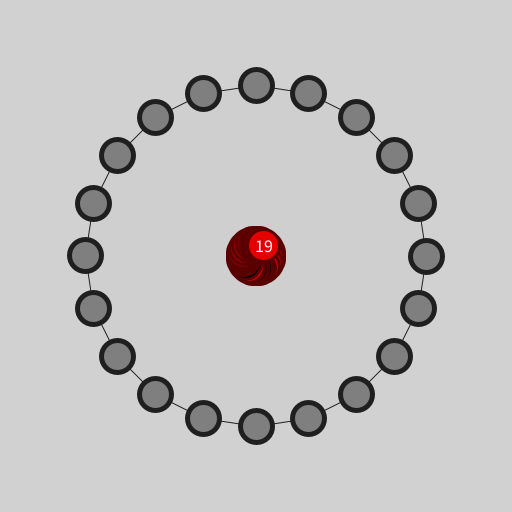
Frame 1 (no input)
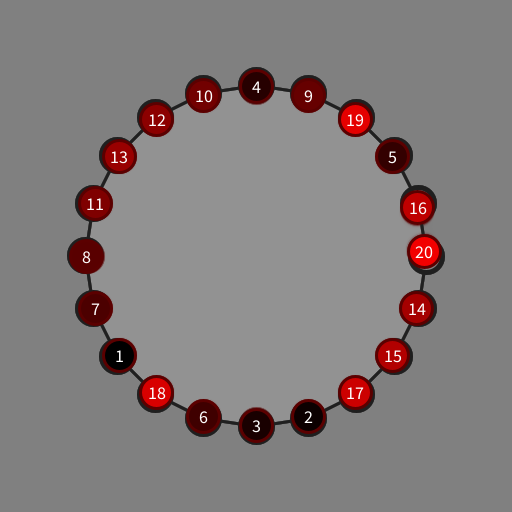
Frame 60 (the mouse pressed at the canvas centre just before this capture)
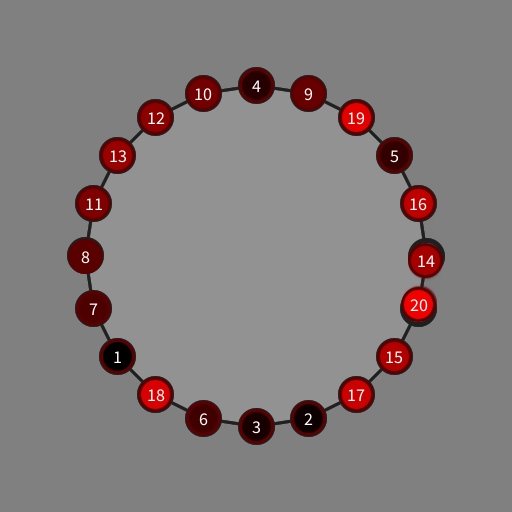
Frame 120 (the mouse held since frame 60 and released just before this capture)

The Processing sketch that drew these frames (run headless with seeded random() and noise(); from frame 60 on, the mouse is pressed at the canvas centre):

// Processing sketch: ANI2012A19_BubbleSort
// ── ANI2012A19_BubbleSort.pde
// ANI2012A19_BubbleSort.pde
// Animation d'un algorithme de tri à bulles qui opère sur une liste de 12 éléments numériques animés en cercle.

import java.util.Collections; // librairie java qui contient la fonction 'shuffle'

// classe de type Ball
class Ball
{
  float positionX;
  float positionY;

  float targetX;
  float targetY;

  int value;

  Ball(float x, float y, int v)
  {
    positionX = x;
    positionY = y;
    value = v;
  }

  void target(float x, float y)
  {
    targetX = x;
    targetY = y;
  }

  void update()
  {
    // converger vers la position de destination
    positionX = positionX + (targetX - positionX) * speed;
    positionY = positionY + (targetY - positionY) * speed;
  }

  void render()
  {
    fill(255.0f / count * (value - 1), 0, 0);
    stroke(91, 0, 0);
    strokeWeight(3);
    ellipse(positionX, positionY, 32, 32);

    fill(255);
    textSize(18);
    text(value, positionX, positionY);
  }
}

// paramètres
int count = 20;
float speed = 0.075f;
float threshold = 1.0f;

// variables
int index;

float centerX;
float centerY;

float angle;
float offset;

float radius;

float timeElapsed;
float timeDelay;
float timeFrame;

ArrayList<Ball> list;

float[][] anchors;

Ball ball;

void setup()
{
  size(512, 512);
  frameRate(60);
  background(255);
  ellipseMode(CENTER);
  textAlign(CENTER, CENTER);

  timeElapsed = 0;
  timeDelay = 0;
  timeFrame = 0;

  // taille relative au canevas
  radius = height / 3.0f;

  // calculer l'angle qui sépare chaque sommet du polygone
  offset = radians(360.0f / count);

  // ramener l'origine du cercle en haut
  angle = offset * 2.0f * -1.0f;

  // calculer la position du centre du polygone
  centerX = width / 2.0f;
  centerY = height / 2.0f;

  // instancier une liste de balles
  list = new ArrayList<Ball>();

  // tableau à deux dimensions contenant les positions x et y des points d'ancrage
  anchors = new float[count][2];

  // calculer les positions x et y des points d'ancrage et les stocker dans le tableau
  for (index = 0; index < count; ++index)
  {
    // calculer la position du point d'ancrage
    anchors[index][0] = centerX + cos(angle) * radius;
    anchors[index][1] = centerY + sin(angle) * radius;

    // incrémenter l'angle pour la prochaine balle
    angle += offset;
  }

  // génération des balles
  for (index = 0; index < count; ++index)
  {
    // instanciation d'une nouvelle balle
    ball = new Ball(centerX, centerY, index + 1);

    // assigner le point d'ancrage correspondant à sa position
    ball.target(anchors[index][0], anchors[index][1]);

    // ajouter la balle à la liste
    list.add(ball);
  }

  // mélanger les balles de la liste
  randomize();
}

void draw()
{
  timeElapsed = (millis() - timeFrame) / 1000.0f;
  timeDelay += timeElapsed;
  timeFrame = millis();

  // estompement progressif du frame précédent
  noStroke();
  fade(92);

  // dessiner un polygone dont chaque sommet est à un des points d'ancrage
  stroke(32);
  fill(192,32);
  beginShape();
  for (index = 0; index < count; ++index)
    vertex(anchors[index][0], anchors[index][1]);
  endShape(CLOSE);

  // dessiner une ellipse grisée à chaque point d'ancrage
  for (index = 0; index < count; ++index)
  {
    fill(127, 127, 127);
    stroke(31);
    strokeWeight(5);
    ellipse(anchors[index][0], anchors[index][1], 32, 32);
  }

  // mise à jour et rendu de chaque balle
  for (index = 0; index < list.size(); ++index)
  {
    ball = list.get(index);
    ball.update();
    ball.render();
  }

  // déclencher périodiquement une itération de l'algorithme de tri
  if (timeDelay > threshold)
  {
    bubbleSort();

    timeDelay -= threshold;
  }
}

// fonction qui permet de mélanger les balles de la liste
void randomize()
{
  // invoquer la fonction utilitaire qui permet de mélanger une collection
  Collections.shuffle(list);

  // faire correspondre les points d'ancrage aux nouvelles positions dans la liste
  for (index = 0; index < count; ++index)
  {
    list.get(index).targetX = anchors[index][0];
    list.get(index).targetY = anchors[index][1];
  }
}

// fonction qui implémente l'algorithme de tri à bulles
void bubbleSort()
{
  Ball temp;

  for (index=0;  index < list.size() - 1;  ++index)
  {
    if (list.get(index).value > list.get(index + 1).value)
    {
      // interchanger les deux balles (swap)
      temp = list.get(index);

      list.set(index, list.get(index + 1));
      list.get(index).targetX = anchors[index][0];
      list.get(index).targetY = anchors[index][1];

      list.set(index + 1, temp);
      list.get(index + 1).targetX = anchors[index + 1][0];
      list.get(index + 1).targetY = anchors[index + 1][1];

      println("swap ball " + index +" and " + (index + 1));

      return; // <- afin de faire qu'une seule étape de tri par appel de fonction, pour permettre de voir l'animation de l'algorithme
    }
  }

  // si ce code est exécuté, c'est que la liste est maintenant triée.
  println("array is now sorted");

  // mélanger les balles à nouveau et recommencer l'animation
  randomize();
}

void fade(float decay)
{
  fill(127, decay);
  rect(0, 0, width, height);
}

void keyReleased()
{
  if (key == ' ')
    randomize();
  if (key == 'b')
    bubbleSort();
}
